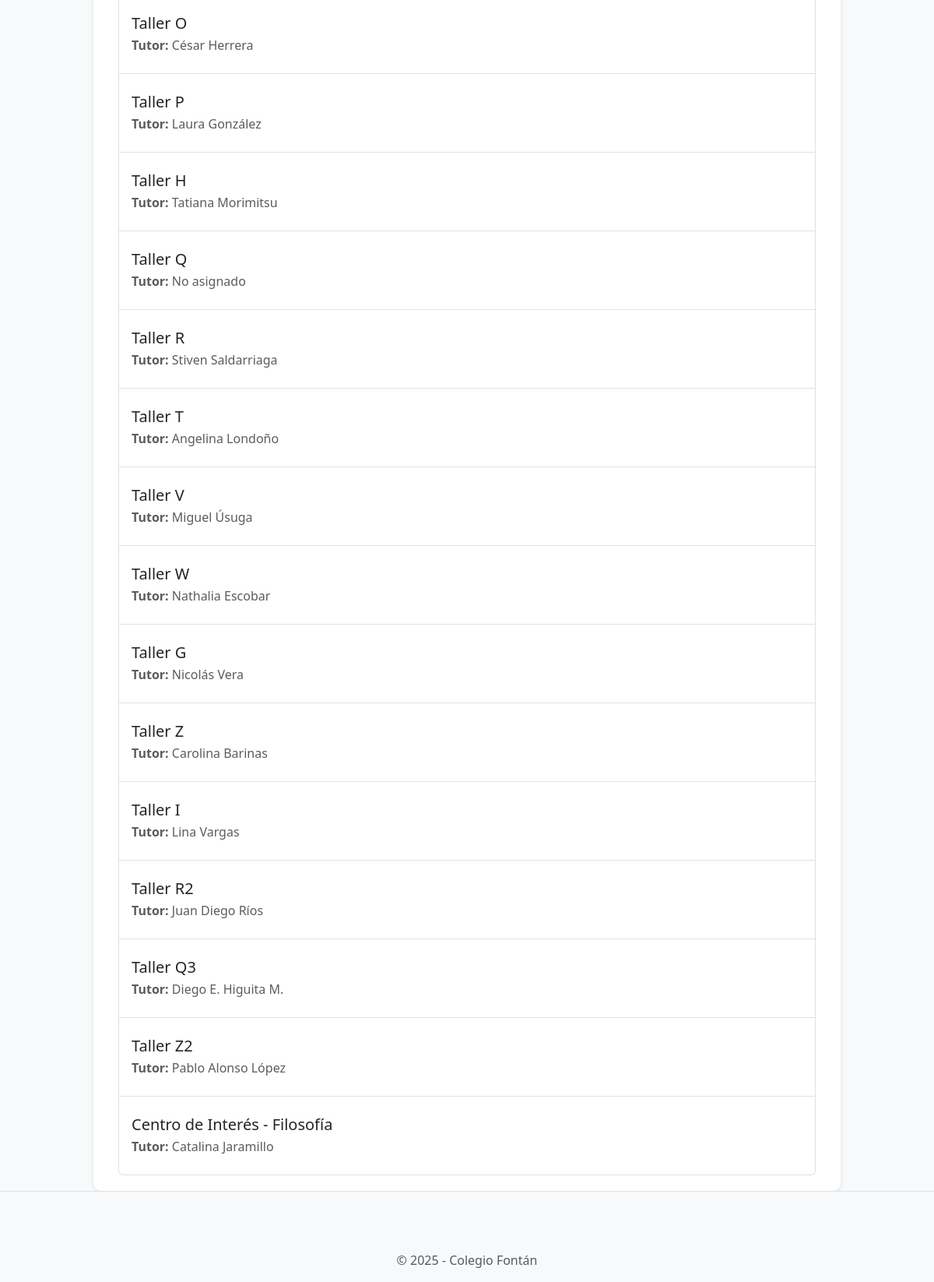
Page /workshops/list/ (signed in, lower part) on the earlier database version.
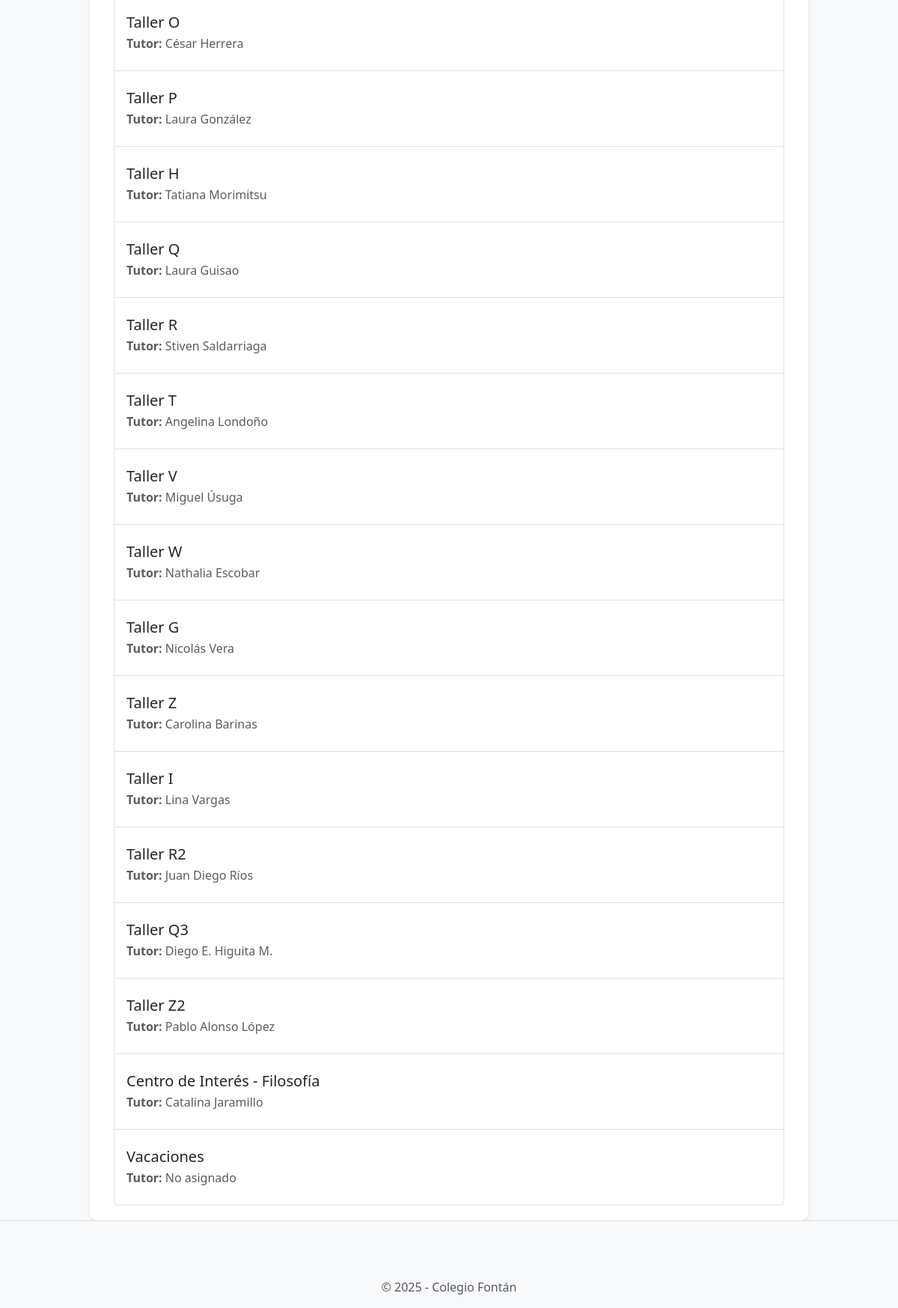
Same page on the later database version.
### workshops/models.py (models this page shows, shortened)
class Workshop(models.Model):
    WORKSHOP_TYPES = [
        ('primary', 'Primaria'),
        ('high_school', 'Bachillerato'),
        ('collective', 'Colectivo'),
    ]
    workshop_id = models.AutoField(primary_key=True)
    name = models.CharField(max_length=100, unique=True)
    tutor = models.ForeignKey(
        'tutors.Tutor',
        on_delete=models.SET_NULL,
        null=True,
        blank=True,
        related_name='workshops'  # Esta línea permite acceder a los talleres desde el tutor
    )
    max_capacity = models.IntegerField(default=25)
    type = models.CharField(
        max_length=20,
        choices=WORKSHOP_TYPES,
        default='primary'
    )

### tutors/models.py (models this page shows, shortened)
class Tutor(models.Model):
    tutor_id = models.AutoField(primary_key=True)
    user = models.OneToOneField(
        User,
        on_delete=models.CASCADE,
        related_name="tutor_profile"
    )
    student = models.ForeignKey(
        Student,
        on_delete=models.SET_NULL,
        null=True,
        blank=True
    )

### workshops/views.py (the view)
# urls.py: path('list/', views.list_workshops, name='list_workshops'),
@login_required
def list_workshops(request):
    workshops = Workshop.objects.all()
    return render(request, 'workshops/workshops_list.html', {'workshops': workshops})

### workshops/templates/workshops/workshops_list.html (shortened to what this page needs)
{% extends 'base.html' %}
{% block content %}
<div class="container mt-4">
  <div class="list-group">
    {% for workshop in workshops %}
      <a
        href="{% url 'workshops:students_by_workshop' workshop.workshop_id %}" class="list-group-item list-group-item-action py-4">
        <h5 class="mb-1">{{ workshop.name }}</h5>
        <p class="mb-0 text-muted">
          <strong>Tutor:</strong>
          {% if workshop.tutor %}
            {{ workshop.tutor.user.first_name }} {{ workshop.tutor.user.last_name }}
          {% else %}
            No asignado
          {% endif %}
        </p>
      </a>
    {% endfor %}
  </div>
</div>
{% endblock %}

Differences in the rows shown:
changed Workshop "Taller Q": tutor.user.first_name (not shown) → "Laura"; tutor.user.last_name (not shown) → "Guisao"; no longer shows "No asignado"
added Workshop: name "Vacaciones", shows "No asignado"
